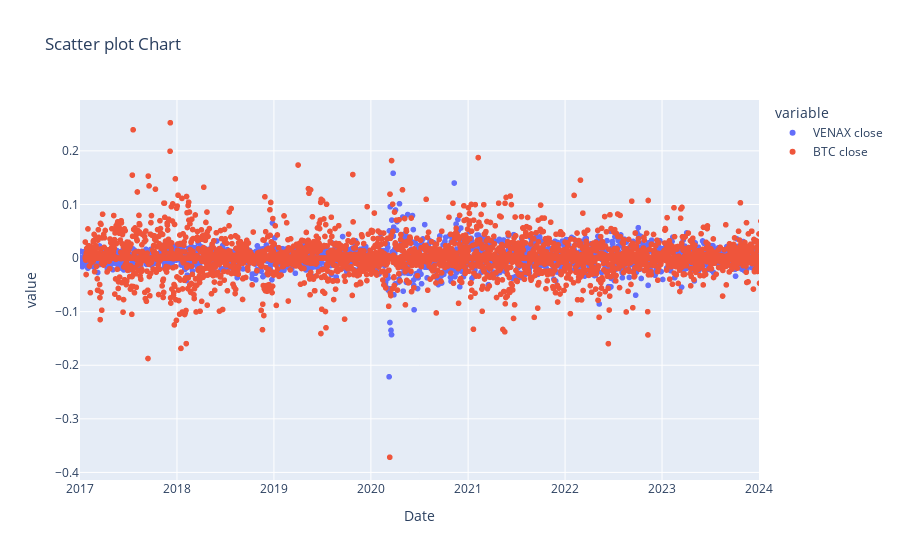

Notebook code for this chart:
### Code cell
# scatterplot Chart
fig2 = px.scatter(combined_df, x=combined_df.index, y=['VENAX close', 'BTC close'], title='Scatter plot Chart', 
                  labels={'y': 'Close Price'}, range_x=['2017-01-01', '2024-01-01'])
fig2.update_xaxes(title_text='Date')

### Figure 1 — Plotly figure (JSON) as saved in the notebook; plotly's stock layout.template omitted (floating-point values rounded to 4 significant figures; data arrays with more than 128 entries replaced by an {"elided": "..."} marker saying what was removed)
{"data": [{"hovertemplate": "variable=VENAX close<br>Date=%{x}<br>value=%{y}<extra></extra>", "legendgroup": "VENAX close", "marker": {"color": "#636efa", "symbol": "circle"}, "mode": "markers", "name": "VENAX close", "showlegend": true, "type": "scattergl", "x": {"elided": "5578 str values"}, "xaxis": "x", "y": {"elided": "5578 float values"}, "yaxis": "y"}, {"hovertemplate": "variable=BTC close<br>Date=%{x}<br>value=%{y}<extra></extra>", "legendgroup": "BTC close", "marker": {"color": "#EF553B", "symbol": "circle"}, "mode": "markers", "name": "BTC close", "showlegend": true, "type": "scattergl", "x": {"elided": "5578 str values"}, "xaxis": "x", "y": {"elided": "5578 float values"}, "yaxis": "y"}], "layout": {"autosize": true, "legend": {"title": {"text": "variable"}, "tracegroupgap": 0}, "title": {"text": "Scatter plot Chart"}, "xaxis": {"anchor": "y", "domain": [0, 1], "range": ["2017-01-01", "2024-01-01"], "title": {"text": "Date"}, "type": "date"}, "yaxis": {"anchor": "x", "autorange": true, "domain": [0, 1], "range": [-0.4232, 0.304], "title": {"text": "value"}, "type": "linear"}}}
